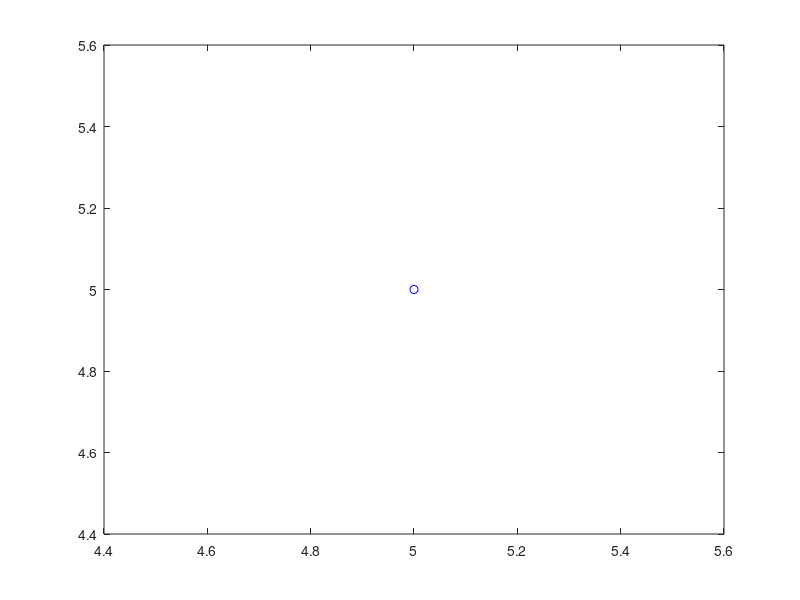

Source code (MATLAB):
% Curve Fitting in MATLAB



X = input('Enter list of height: ');

Y = input('Enter list of flow: ');

F = input('enter 1 for linear fit, 2 for parabolic fit,3 for cubic fit:');

n = length(X);

N=F+1;      % For dimension of matrix

A=zeros(N,N);

for i=1:N
    for j=1:N
     A(i,j)= sum(X.^(i+j-2));

    end
end


B=zeros(N,1);

for k=1:N
    B(k)=sum((X.^(k-1)).*Y);
end

U=A\B;

disp("Your Polynomial is :")

for k=N:-1:2
    fprintf("+(%.4fx^%d)",U(k),k-1)
end

fprintf("+(%.4f)\n",U(1))



P=flip(U);
x2=linspace(X(1),X(n),100);
y2=polyval(P,x2);
plot(x2,y2,'r')
hold on
plot(X,Y,'bo')




